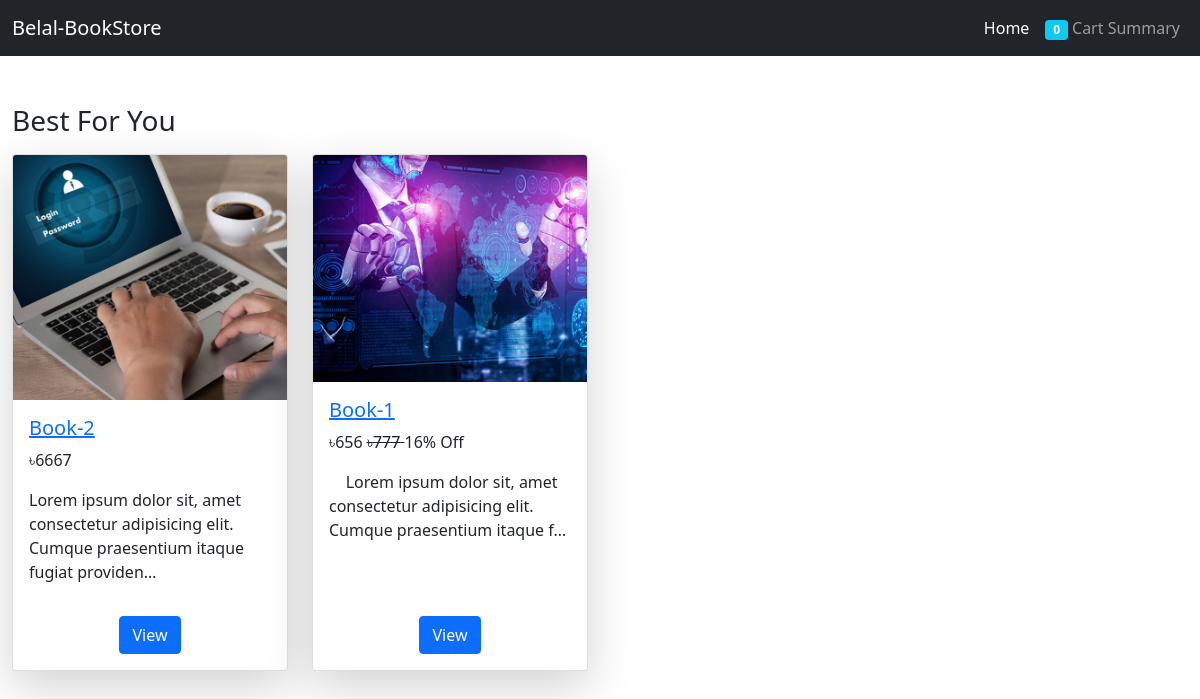
The app's page /, older data.
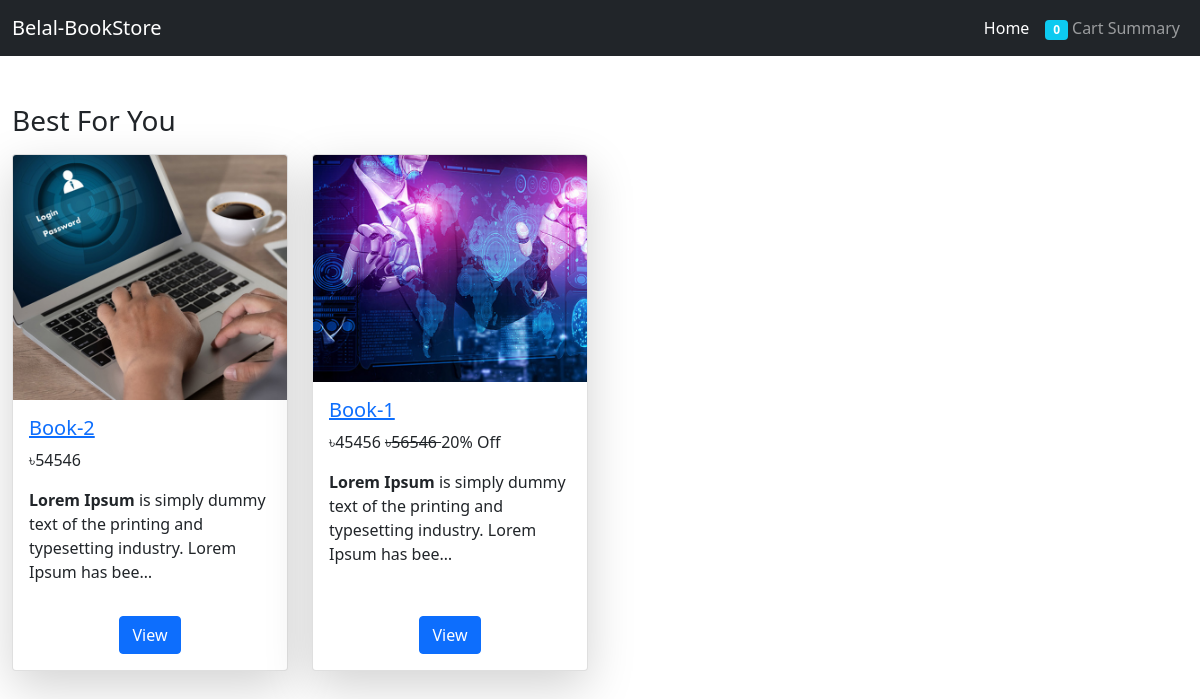
The same page, newer data.
### store/models.py (models this page shows, shortened)
class BookStore(models.Model):
    name = models.CharField(max_length=100)
    categoris = models.ForeignKey(Category, on_delete=models.CASCADE)
    writer = models.ForeignKey(Writer, on_delete=models.CASCADE)
    image = models.ImageField(upload_to='BookImg',default='BookImg/noimg.jpg')
    price = models.IntegerField()
    discount_price = models.IntegerField(blank=True, null=True)
    discription = RichTextUploadingField()
    stock_quantity = models.PositiveIntegerField()
    def saving_price(self):
        return self.price  - self.discount_price
    def saving_percent(self):
        return self.saving_price() / self.price  * 100
    class Meta:
        ordering = ['-id']

### store/views.py (the view)
# urls.py: path('', home , name='home'),
def home(request):
    books = BookStore.objects.all().order_by('?')
    context={
        'books':books,
    }
    return render(request, 'index.html',context)

### store/templatetags/cart_item_count.py (called while the page is built)
@register.filter
def cart_item_count(user):
    if user.is_authenticated:
        qs=Order.objects.filter(user=user, ordered=False)
        if qs.exists():
            return qs[0].books.count()
        return 0
    return 0

### store/templates/index.html
{% extends 'base.html' %}
{% block content %}
    <div class="container-fluid my-5">
        <h3>Best For You</h3>
        <div class="row">
            {% for c in books %}
                <div class="col-6 col-md-4 col-lg-3 my-2 d-flex align-items-stretch">
                    <div class="card shadow-lg">
                        <a href="{% url 'book-detail' c.pk %}"><img src="{{ c.image.url }}" class="card-img-top" alt="..."></a>
                        <div class="card-body">
                            <a href="{% url 'book-detail' c.pk %}"><h5 class="card-title">{{ c.name }}</h5></a>
                            {% if c.discount_price %}
                            <span class="new-price">৳{{ c.discount_price }} </span>
                            <span class="old-price"><del>৳{{ c.price }} </del></span>
                            {% else %}
                            ৳{{ c.price }}
                            {% endif %}
                            {% if c.stock_quantity %}
                            {% if c.discount_price %}
                            <span >{{ c.saving_percent|floatformat:"0" }}% Off</span>
                            {% endif %}
                            {% else %}
                            <span style="background-color: #e70f0f; color:#fff">out of stock</span>
                            {% endif %}
                          <p class="card-text">{{ c.discription|truncatechars_html:100|safe }}</p>
                        </div>
                        <div class="text-center mb-3">
                            <a href="{% url 'book-detail' c.pk %}" class="btn btn-primary">View</a>
                          </div>
                      </div>
                </div>
            {% endfor %}
        </div>
    </div>
{% endblock content %}

Row changes from the older to the newer data that the page shows:
changed BookStore "Book-2": price "6667" → "54546"; discription "Lorem ipsum dolor sit, amet consectetur adipisicing elit. Cumque praesentium itaque fugiat providen…" → "Lorem Ipsum is simply dummy text of the printing and typesetting industry. Lorem Ipsum has bee…"
changed BookStore "Book-1": discount_price "656" → "45456"; price "777" → "56546"; saving_percent "16" → "20"; discription "Lorem ipsum dolor sit, amet consectetur adipisicing elit. Cumque praesentium itaque f…" → "Lorem Ipsum is simply dummy text of the printing and typesetting industry. Lorem Ipsum has bee…"
